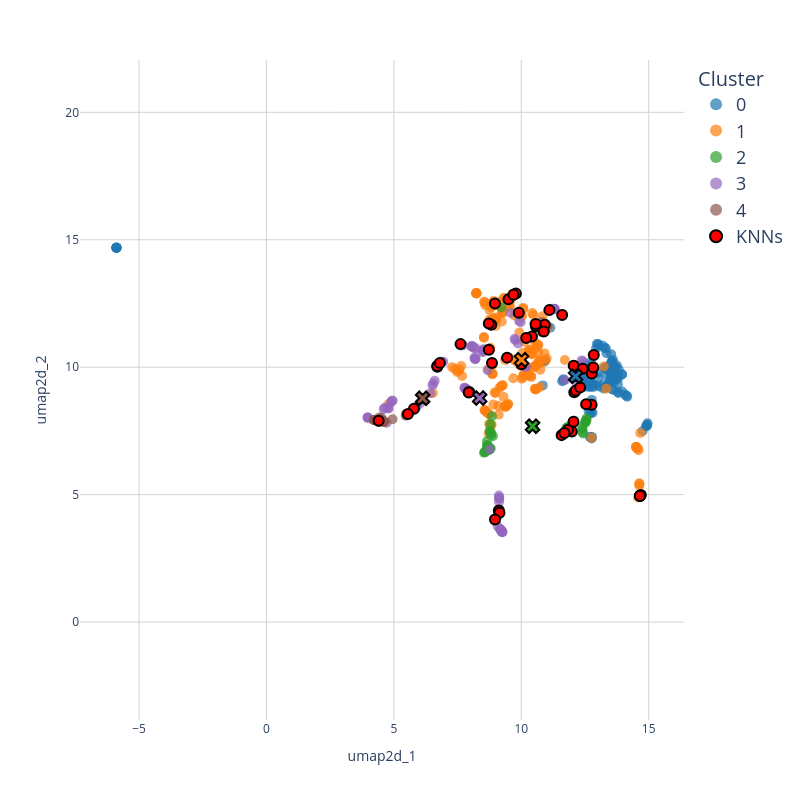

This figure's notebook cell:
### Code cell
# UMAP 2D

# Calcular centroides de cada cluster
centroids = df.groupby(clustering_method)[['umap2d_1', 'umap2d_2']].mean().reset_index()

custom_colors = [
    "#1f77b4", "#ff7f0e", "#2ca02c", "#9467bd", 
    "#8c564b", "#e377c2", "#7f7f7f", "#bcbd22", "#17becf", "#f6a828"
]

custom_colors = custom_colors[:len(clusters)]

# Crear gráfico de dispersión interactivo
fig = px.scatter(
    df, 
    x='umap2d_1',
    y='umap2d_2',
    size=None,
    color=clustering_method,
    color_discrete_sequence=custom_colors,
    hover_data=[clustering_method, 'title'],
    hover_name='title',
    opacity=0.7,
    category_orders={clustering_method: clusters}
)

# Fondo blanco, grilla visible y ejes definidos
fig.update_layout(
    plot_bgcolor='white',
    paper_bgcolor='white',
    xaxis=dict(
        title='umap2d_1',
        showgrid=True,
        gridcolor='lightgray',
        gridwidth=1,
        zeroline=False,
        scaleanchor="y"
    ),
    yaxis=dict(
        title='umap2d_2',
        showgrid=True,
        gridcolor='lightgray',
        gridwidth=1,
        zeroline=False,
        scaleanchor="x"
    ),
    width=800,
    height=800,
    legend_title_text='Cluster',
    legend_title_font_size=20,  # Tamaño más grande para el título de la leyenda
    legend_font_size=18,        # Tamaño más grande para el texto de la leyenda
    legend_tracegroupgap=10,    # Espaciado entre grupos de leyenda
    legend_traceorder='normal', # Orden normal de leyenda
    legend_itemwidth=30,        # Ancho de los elementos de la leyenda
    legend_itemsizing='constant' # Mantener el tamaño de los símbolos constante
)

# Personalizar el formato del tooltip
fig.update_traces(
    marker=dict(size=10),
    hovertemplate="<b>Title:</b> %{hovertext}<br>" +
                  "<b>Cluster:</b> %{customdata[0]}<br>" +
                  "<b>X:</b> %{x}<br>" +
                  "<b>Y:</b> %{y}<br>" +
                  "<extra></extra>"
)

# Agregar puntos resaltados (KNNs) en rojo
fig.add_scatter(
    x=df.loc[knn_idxs[0], 'umap2d_1'],
    y=df.loc[knn_idxs[0], 'umap2d_2'],
    mode='markers',
    marker=dict(color='red', size=10, line=dict(color='black', width=2)),
    name='KNNs',
    showlegend=True,
    customdata=df.loc[knn_idxs[0], [clustering_method]],
    hovertext=df.loc[knn_idxs[0], 'title'],
    hovertemplate="<b>Title:</b> %{hovertext}<br>" +
                  "<b>Cluster:</b> %{customdata[0]}<br>" +
                  "<b>X:</b> %{x}<br>" +
                  "<b>Y:</b> %{y}<br>" +
                  "<extra></extra>"
)

# Asociar colores a cada cluster
cluster_colors = dict(zip(df[clustering_method].cat.categories, custom_colors))

# Agregar centroides con los colores correspondientes
for cluster in centroids[clustering_method]:
    centroid = centroids[centroids[clustering_method] == cluster]
    fig.add_scatter(
        x=centroid['umap2d_1'],
        y=centroid['umap2d_2'],
        mode='markers',
        marker=dict(color=cluster_colors[cluster], size=12, symbol='x', line=dict(color='black', width=2)),
        name=f'Centroid {cluster}',
        showlegend=False
    )

# Guardar gráfico como PDF
fig.write_image("../data/output/UMAP.pdf")

# Mostrar gráfico
fig.show()
